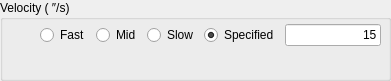
   <widget class="QGroupBox" name="groupBox_14">
    <property name="geometry">
     <rect>
      <x>30</x>
      <y>280</y>
      <width>391</width>
      <height>81</height>
     </rect>
    </property>
    <property name="title">
     <string>Velocity ( ″/s)</string>
    </property>
    <widget class="QWidget" name="layoutWidget_3">
     <property name="geometry">
      <rect>
       <x>40</x>
       <y>20</y>
       <width>341</width>
       <height>31</height>
      </rect>
     </property>
     <layout class="QGridLayout" name="gridLayout_6">
      <item row="0" column="0">
       <widget class="QRadioButton" name="radioButton_dero_vel_fast">
        <property name="text">
         <string>Fast</string>
        </property>
       </widget>
      </item>
      <item row="0" column="3">
       <widget class="QRadioButton" name="radioButton_dero_vel_spec">
        <property name="text">
         <string>Specified</string>
        </property>
        <property name="checked">
         <bool>true</bool>
        </property>
       </widget>
      </item>
      <item row="0" column="4">
       <widget class="QLineEdit" name="lineEdit_dero_vel_spec">
        <property name="enabled">
         <bool>true</bool>
        </property>
        <property name="cursor">
         <cursorShape>ArrowCursor</cursorShape>
        </property>
        <property name="text">
         <string>15</string>
        </property>
        <property name="alignment">
         <set>Qt::AlignRight|Qt::AlignTrailing|Qt::AlignVCenter</set>
        </property>
        <property name="readOnly">
         <bool>false</bool>
        </property>
       </widget>
      </item>
      <item row="0" column="1">
       <widget class="QRadioButton" name="radioButton_dero_vel_mid">
        <property name="text">
         <string>Mid</string>
        </property>
        <property name="checked">
         <bool>false</bool>
        </property>
       </widget>
      </item>
      <item row="0" column="2">
       <widget class="QRadioButton" name="radioButton_dero_vel_slow">
        <property name="text">
         <string>Slow</string>
        </property>
       </widget>
      </item>
     </layout>
    </widget>
   </widget>
